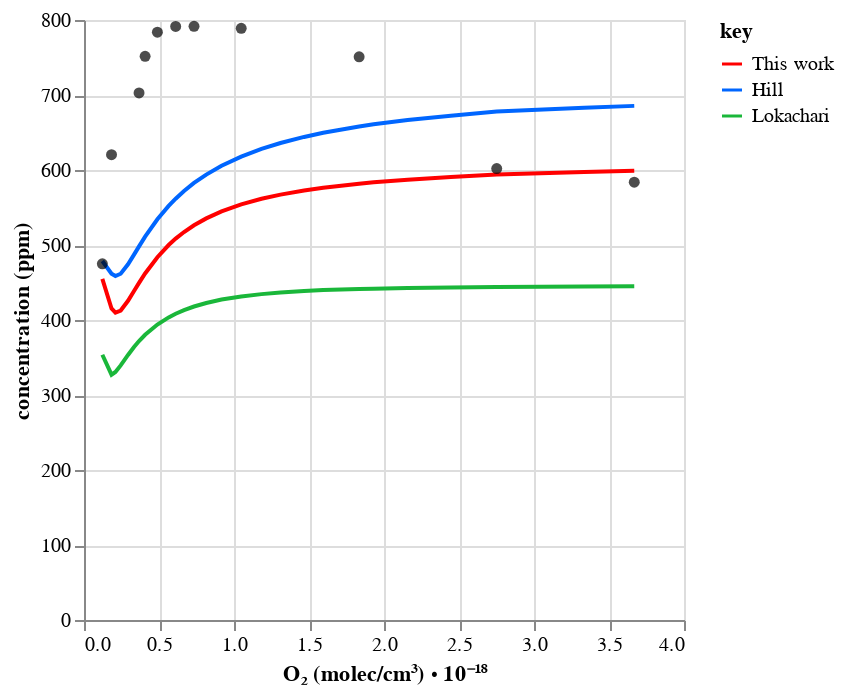
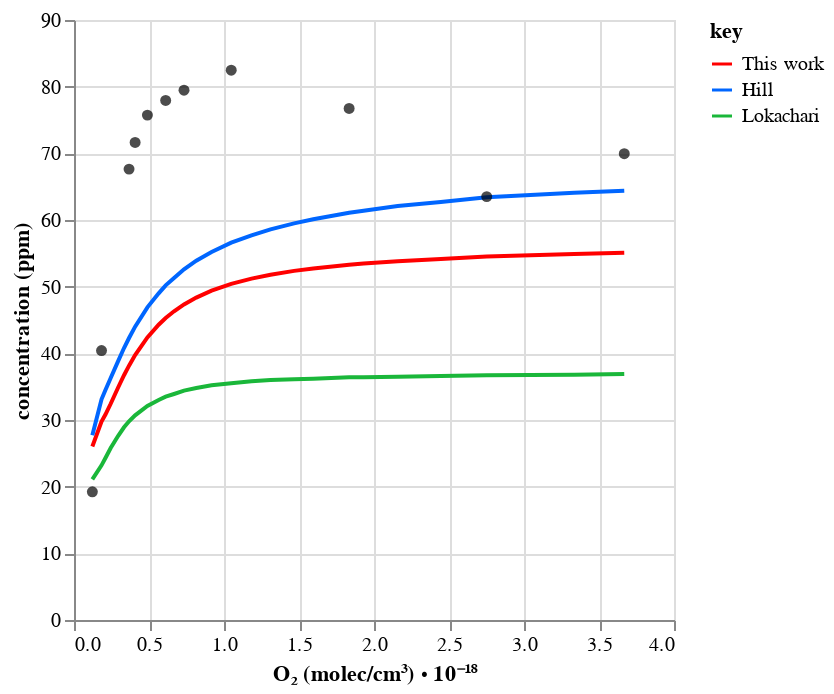
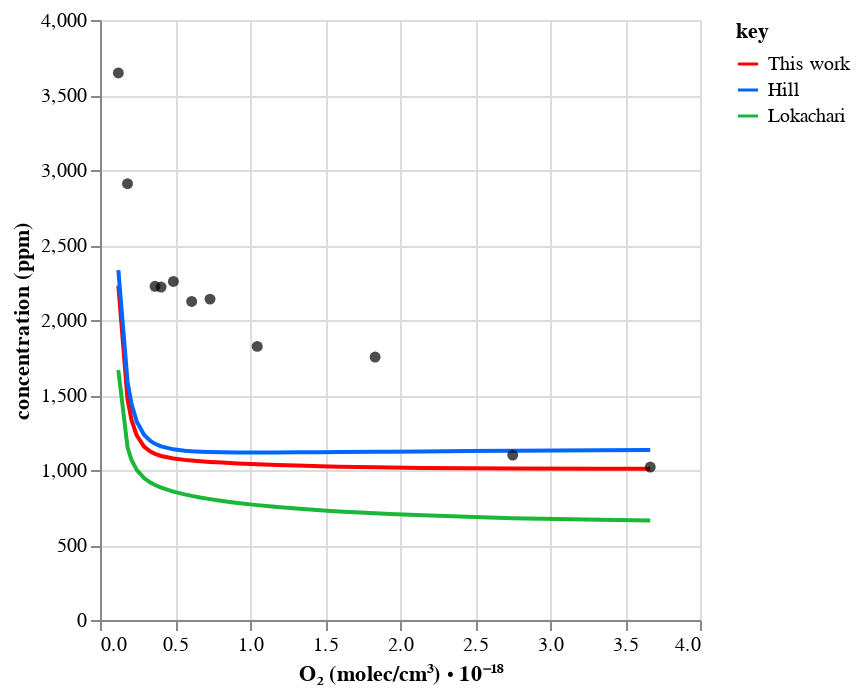
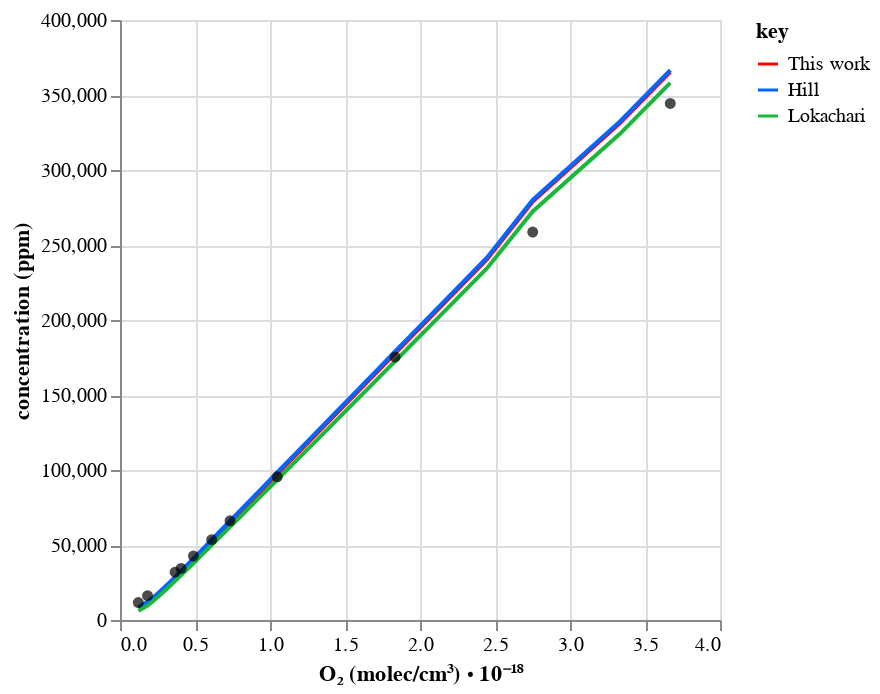

The cell these charts' notebook holds for them, in order:
### Code cell
from util import p_

import automech

# Plot
chart_dct = workflow.plot_simulation(
    tag=tag,
    x_col="O2_molecules",
    root_path=root_path,
    line_source_=["Hill", "Lokachari"],
    point_source="Experiment",
    control=False,
)
mech = automech.io.read(
    p_.full_calculated_mechanism(tag, "json", path=p_.data(root_path))
)
for name, chart in chart_dct.items():
    automech.display_species(mech, [name])
    chart.show()

### Figure 1 — Vega-Lite specification as saved in the notebook (floating-point values rounded to 4 significant figures)
{"config": {"view": {"continuousWidth": 300, "continuousHeight": 300}}, "layer": [{"data": {"name": "data-b62d9b8b2996ed8dc9c2bf15033446f4"}, "mark": {"type": "line"}, "encoding": {"color": {"field": "key", "scale": {"domain": ["This work", "Hill", "Lokachari"], "range": ["#ff0000", "#0066ff", "#1ab73a"]}, "type": "nominal"}, "x": {"field": "O2_molecules", "title": "O₂ (molec/cm³) ⋅ 10⁻¹⁸", "type": "quantitative"}, "y": {"field": "value", "title": "concentration (ppm)", "type": "quantitative"}}, "transform": [{"fold": ["This work", "Hill", "Lokachari"]}]}, {"data": {"name": "data-4b82953d89d4de3f4f86e035719410fe"}, "mark": {"type": "circle"}, "encoding": {"color": {"value": "black"}, "x": {"field": "O2_molecules", "type": "quantitative"}, "y": {"field": "Experiment", "type": "quantitative"}}}], "$schema": "https://vega.github.io/schema/vega-lite/v5.20.1.json", "datasets": {"data-b62d9b8b2996ed8dc9c2bf15033446f4": [{"O2_molecules": 3.668, "This work": 598.9, "Hill": 685.5, "Lokachari": 445.1}, {"O2_molecules": 3.335, "This work": 597.3, "Hill": 683.1, "Lokachari": 444.6}, {"O2_molecules": 2.751, "This work": 594.1, "Hill": 677.9, "Lokachari": 444.0}, {"O2_molecules": 2.446, "This work": 590.6, "Hill": 672.3, "Lokachari": 443.3}, {"O2_molecules": 2.158, "This work": 587.2, "Hill": 666.6, "Lokachari": 442.6}, {"O2_molecules": 1.931, "This work": 583.6, "Hill": 660.9, "Lokachari": 441.8}, {"O2_molecules": 1.834, "This work": 581.8, "Hill": 658.0, "Lokachari": 441.4}, {"O2_molecules": 1.595, "This work": 576.4, "Hill": 649.6, "Lokachari": 439.9}, {"O2_molecules": 1.467, "This work": 572.7, "Hill": 644.1, "Lokachari": 438.7}, {"O2_molecules": 1.31, "This work": 567.2, "Hill": 636.0, "Lokachari": 436.7}, {"O2_molecules": 1.183, "This work": 561.6, "Hill": 628.1, "Lokachari": 434.5}, {"O2_molecules": 1.048, "This work": 554.1, "Hill": 617.9, "Lokachari": 431.3}, {"O2_molecules": 0.9171, "This work": 544.8, "Hill": 605.6, "Lokachari": 427.3}, {"O2_molecules": 0.8152, "This work": 535.5, "Hill": 593.9, "Lokachari": 422.7}, {"O2_molecules": 0.7335, "This work": 526.3, "Hill": 582.7, "Lokachari": 418.0}, {"O2_molecules": 0.667, "This work": 517.3, "Hill": 572.0, "Lokachari": 413.2}, {"O2_molecules": 0.6112, "This work": 508.5, "Hill": 561.8, "Lokachari": 408.3}, {"O2_molecules": 0.5644, "This work": 499.9, "Hill": 552.1, "Lokachari": 403.5}, {"O2_molecules": 0.4893, "This work": 483.7, "Hill": 534.3, "Lokachari": 393.9}, {"O2_molecules": 0.4074, "This work": 462.0, "Hill": 511.1, "Lokachari": 380.3}, {"O2_molecules": 0.367, "This work": 449.5, "Hill": 498.2, "Lokachari": 371.9}, {"O2_molecules": 0.3335, "This work": 438.7, "Hill": 487.2, "Lokachari": 364.0}, {"O2_molecules": 0.2935, "This work": 425.6, "Hill": 474.3, "Lokachari": 353.4}, {"O2_molecules": 0.2446, "This work": 412.7, "Hill": 461.7, "Lokachari": 339.5}, {"O2_molecules": 0.2096, "This work": 409.9, "Hill": 458.6, "Lokachari": 330.7}, {"O2_molecules": 0.1835, "This work": 415.4, "Hill": 461.8, "Lokachari": 327.1}, {"O2_molecules": 0.1223, "This work": 454.8, "Hill": 478.7, "Lokachari": 353.7}], "data-4b82953d89d4de3f4f86e035719410fe": [{"O2_molecules": 0.1223, "Experiment": 475.0}, {"O2_molecules": 0.1835, "Experiment": 620.4}, {"O2_molecules": 0.367, "Experiment": 702.8}, {"O2_molecules": 0.4074, "Experiment": 751.5}, {"O2_molecules": 0.4893, "Experiment": 783.7}, {"O2_molecules": 0.6112, "Experiment": 791.4}, {"O2_molecules": 0.7335, "Experiment": 791.6}, {"O2_molecules": 1.048, "Experiment": 788.9}, {"O2_molecules": 1.834, "Experiment": 751.0}, {"O2_molecules": 2.751, "Experiment": 602.0}, {"O2_molecules": 3.668, "Experiment": 583.8}]}}

### Figure 2 — Vega-Lite specification as saved in the notebook (floating-point values rounded to 4 significant figures)
{"config": {"view": {"continuousWidth": 300, "continuousHeight": 300}}, "layer": [{"data": {"name": "data-ba88c3b6121f73d2e68a62b8c90903c0"}, "mark": {"type": "line"}, "encoding": {"color": {"field": "key", "scale": {"domain": ["This work", "Hill", "Lokachari"], "range": ["#ff0000", "#0066ff", "#1ab73a"]}, "type": "nominal"}, "x": {"field": "O2_molecules", "title": "O₂ (molec/cm³) ⋅ 10⁻¹⁸", "type": "quantitative"}, "y": {"field": "value", "title": "concentration (ppm)", "type": "quantitative"}}, "transform": [{"fold": ["This work", "Hill", "Lokachari"]}]}, {"data": {"name": "data-cf989b38a5c47983aff418ceb98a0330"}, "mark": {"type": "circle"}, "encoding": {"color": {"value": "black"}, "x": {"field": "O2_molecules", "type": "quantitative"}, "y": {"field": "Experiment", "type": "quantitative"}}}], "$schema": "https://vega.github.io/schema/vega-lite/v5.20.1.json", "datasets": {"data-ba88c3b6121f73d2e68a62b8c90903c0": [{"O2_molecules": 3.668, "This work": 55.07, "Hill": 64.4, "Lokachari": 36.9}, {"O2_molecules": 3.335, "This work": 54.88, "Hill": 64.1, "Lokachari": 36.8}, {"O2_molecules": 2.751, "This work": 54.52, "Hill": 63.4, "Lokachari": 36.7}, {"O2_molecules": 2.446, "This work": 54.17, "Hill": 62.7, "Lokachari": 36.6}, {"O2_molecules": 2.158, "This work": 53.82, "Hill": 62.1, "Lokachari": 36.5}, {"O2_molecules": 1.931, "This work": 53.46, "Hill": 61.4, "Lokachari": 36.4}, {"O2_molecules": 1.834, "This work": 53.28, "Hill": 61.1, "Lokachari": 36.4}, {"O2_molecules": 1.595, "This work": 52.74, "Hill": 60.1, "Lokachari": 36.2}, {"O2_molecules": 1.467, "This work": 52.37, "Hill": 59.5, "Lokachari": 36.1}, {"O2_molecules": 1.31, "This work": 51.8, "Hill": 58.6, "Lokachari": 36.0}, {"O2_molecules": 1.183, "This work": 51.21, "Hill": 57.7, "Lokachari": 35.8}, {"O2_molecules": 1.048, "This work": 50.41, "Hill": 56.6, "Lokachari": 35.5}, {"O2_molecules": 0.9171, "This work": 49.4, "Hill": 55.2, "Lokachari": 35.2}, {"O2_molecules": 0.8152, "This work": 48.37, "Hill": 53.9, "Lokachari": 34.8}, {"O2_molecules": 0.7335, "This work": 47.33, "Hill": 52.6, "Lokachari": 34.4}, {"O2_molecules": 0.667, "This work": 46.31, "Hill": 51.3, "Lokachari": 33.9}, {"O2_molecules": 0.6112, "This work": 45.29, "Hill": 50.2, "Lokachari": 33.5}, {"O2_molecules": 0.5644, "This work": 44.3, "Hill": 49.0, "Lokachari": 33.0}, {"O2_molecules": 0.4893, "This work": 42.38, "Hill": 46.9, "Lokachari": 32.1}, {"O2_molecules": 0.4074, "This work": 39.74, "Hill": 44.0, "Lokachari": 30.7}, {"O2_molecules": 0.367, "This work": 38.15, "Hill": 42.3, "Lokachari": 29.8}, {"O2_molecules": 0.3335, "This work": 36.71, "Hill": 40.8, "Lokachari": 28.9}, {"O2_molecules": 0.2935, "This work": 34.84, "Hill": 38.8, "Lokachari": 27.6}, {"O2_molecules": 0.2446, "This work": 32.44, "Hill": 36.3, "Lokachari": 25.8}, {"O2_molecules": 0.2096, "This work": 30.82, "Hill": 34.5, "Lokachari": 24.3}, {"O2_molecules": 0.1835, "This work": 29.75, "Hill": 33.1, "Lokachari": 23.2}, {"O2_molecules": 0.1223, "This work": 26.03, "Hill": 27.7, "Lokachari": 21.1}], "data-cf989b38a5c47983aff418ceb98a0330": [{"O2_molecules": 0.1223, "Experiment": 19.23}, {"O2_molecules": 0.1835, "Experiment": 40.42}, {"O2_molecules": 0.367, "Experiment": 67.63}, {"O2_molecules": 0.4074, "Experiment": 71.63}, {"O2_molecules": 0.4893, "Experiment": 75.73}, {"O2_molecules": 0.6112, "Experiment": 77.94}, {"O2_molecules": 0.7335, "Experiment": 79.47}, {"O2_molecules": 1.048, "Experiment": 82.48}, {"O2_molecules": 1.834, "Experiment": 76.73}, {"O2_molecules": 2.751, "Experiment": 63.51}, {"O2_molecules": 3.668, "Experiment": 69.95}]}}

### Figure 3 — Vega-Lite specification as saved in the notebook (floating-point values rounded to 4 significant figures)
{"config": {"view": {"continuousWidth": 300, "continuousHeight": 300}}, "layer": [{"data": {"name": "data-744d787751f3557f0a8e76b5e3428c6f"}, "mark": {"type": "line"}, "encoding": {"color": {"field": "key", "scale": {"domain": ["This work", "Hill", "Lokachari"], "range": ["#ff0000", "#0066ff", "#1ab73a"]}, "type": "nominal"}, "x": {"field": "O2_molecules", "title": "O₂ (molec/cm³) ⋅ 10⁻¹⁸", "type": "quantitative"}, "y": {"field": "value", "title": "concentration (ppm)", "type": "quantitative"}}, "transform": [{"fold": ["This work", "Hill", "Lokachari"]}]}, {"data": {"name": "data-606825c1a155d8d5877d27170cd1d91f"}, "mark": {"type": "circle"}, "encoding": {"color": {"value": "black"}, "x": {"field": "O2_molecules", "type": "quantitative"}, "y": {"field": "Experiment", "type": "quantitative"}}}], "$schema": "https://vega.github.io/schema/vega-lite/v5.20.1.json", "datasets": {"data-744d787751f3557f0a8e76b5e3428c6f": [{"O2_molecules": 3.668, "This work": 1008.0, "Hill": 1134.0, "Lokachari": 663.2}, {"O2_molecules": 3.335, "This work": 1008.0, "Hill": 1132.0, "Lokachari": 668.1}, {"O2_molecules": 2.751, "This work": 1009.0, "Hill": 1129.0, "Lokachari": 678.2}, {"O2_molecules": 2.446, "This work": 1012.0, "Hill": 1126.0, "Lokachari": 688.1}, {"O2_molecules": 2.158, "This work": 1014.0, "Hill": 1124.0, "Lokachari": 697.7}, {"O2_molecules": 1.931, "This work": 1017.0, "Hill": 1122.0, "Lokachari": 706.9}, {"O2_molecules": 1.834, "This work": 1018.0, "Hill": 1121.0, "Lokachari": 711.3}, {"O2_molecules": 1.595, "This work": 1022.0, "Hill": 1120.0, "Lokachari": 723.9}, {"O2_molecules": 1.467, "This work": 1025.0, "Hill": 1119.0, "Lokachari": 731.8}, {"O2_molecules": 1.31, "This work": 1029.0, "Hill": 1118.0, "Lokachari": 742.8}, {"O2_molecules": 1.183, "This work": 1033.0, "Hill": 1117.0, "Lokachari": 753.1}, {"O2_molecules": 1.048, "This work": 1038.0, "Hill": 1117.0, "Lokachari": 765.8}, {"O2_molecules": 0.9171, "This work": 1044.0, "Hill": 1117.0, "Lokachari": 780.7}, {"O2_molecules": 0.8152, "This work": 1049.0, "Hill": 1118.0, "Lokachari": 793.7}, {"O2_molecules": 0.7335, "This work": 1054.0, "Hill": 1120.0, "Lokachari": 805.7}, {"O2_molecules": 0.667, "This work": 1059.0, "Hill": 1122.0, "Lokachari": 816.9}, {"O2_molecules": 0.6112, "This work": 1063.0, "Hill": 1125.0, "Lokachari": 827.3}, {"O2_molecules": 0.5644, "This work": 1067.0, "Hill": 1129.0, "Lokachari": 837.3}, {"O2_molecules": 0.4893, "This work": 1077.0, "Hill": 1138.0, "Lokachari": 856.0}, {"O2_molecules": 0.4074, "This work": 1093.0, "Hill": 1157.0, "Lokachari": 882.6}, {"O2_molecules": 0.367, "This work": 1107.0, "Hill": 1174.0, "Lokachari": 900.1}, {"O2_molecules": 0.3335, "This work": 1124.0, "Hill": 1195.0, "Lokachari": 918.0}, {"O2_molecules": 0.2935, "This work": 1156.0, "Hill": 1235.0, "Lokachari": 946.5}, {"O2_molecules": 0.2446, "This work": 1230.0, "Hill": 1324.0, "Lokachari": 1001.0}, {"O2_molecules": 0.2096, "This work": 1336.0, "Hill": 1443.0, "Lokachari": 1068.0}, {"O2_molecules": 0.1835, "This work": 1473.0, "Hill": 1590.0, "Lokachari": 1152.0}, {"O2_molecules": 0.1223, "This work": 2230.0, "Hill": 2332.0, "Lokachari": 1666.0}], "data-606825c1a155d8d5877d27170cd1d91f": [{"O2_molecules": 0.1223, "Experiment": 3647.0}, {"O2_molecules": 0.1835, "Experiment": 2909.0}, {"O2_molecules": 0.367, "Experiment": 2224.0}, {"O2_molecules": 0.4074, "Experiment": 2219.0}, {"O2_molecules": 0.4893, "Experiment": 2257.0}, {"O2_molecules": 0.6112, "Experiment": 2124.0}, {"O2_molecules": 0.7335, "Experiment": 2139.0}, {"O2_molecules": 1.048, "Experiment": 1824.0}, {"O2_molecules": 1.834, "Experiment": 1753.0}, {"O2_molecules": 2.751, "Experiment": 1099.0}, {"O2_molecules": 3.668, "Experiment": 1020.0}]}}

### Figure 4 — Vega-Lite specification as saved in the notebook (floating-point values rounded to 4 significant figures)
{"config": {"view": {"continuousWidth": 300, "continuousHeight": 300}}, "layer": [{"data": {"name": "data-c03d5efabc0aece0a09ad4446c60a287"}, "mark": {"type": "line"}, "encoding": {"color": {"field": "key", "scale": {"domain": ["This work", "Hill", "Lokachari"], "range": ["#ff0000", "#0066ff", "#1ab73a"]}, "type": "nominal"}, "x": {"field": "O2_molecules", "title": "O₂ (molec/cm³) ⋅ 10⁻¹⁸", "type": "quantitative"}, "y": {"field": "value", "title": "concentration (ppm)", "type": "quantitative"}}, "transform": [{"fold": ["This work", "Hill", "Lokachari"]}]}, {"data": {"name": "data-4f60414b0447b4760dfa64ac80029129"}, "mark": {"type": "circle"}, "encoding": {"color": {"value": "black"}, "x": {"field": "O2_molecules", "type": "quantitative"}, "y": {"field": "Experiment", "type": "quantitative"}}}], "$schema": "https://vega.github.io/schema/vega-lite/v5.20.1.json", "datasets": {"data-c03d5efabc0aece0a09ad4446c60a287": [{"O2_molecules": 3.668, "This work": 365500.0, "Hill": 366600.0, "Lokachari": 358100.0}, {"O2_molecules": 3.335, "This work": 331400.0, "Hill": 332500.0, "Lokachari": 324300.0}, {"O2_molecules": 2.751, "This work": 278900.0, "Hill": 280100.0, "Lokachari": 272400.0}, {"O2_molecules": 2.446, "This work": 240400.0, "Hill": 241600.0, "Lokachari": 234300.0}, {"O2_molecules": 2.158, "This work": 211000.0, "Hill": 212100.0, "Lokachari": 205300.0}, {"O2_molecules": 1.931, "This work": 187700.0, "Hill": 188900.0, "Lokachari": 182300.0}, {"O2_molecules": 1.834, "This work": 177800.0, "Hill": 179000.0, "Lokachari": 172600.0}, {"O2_molecules": 1.595, "This work": 153300.0, "Hill": 154500.0, "Lokachari": 148500.0}, {"O2_molecules": 1.467, "This work": 140200.0, "Hill": 141400.0, "Lokachari": 135600.0}, {"O2_molecules": 1.31, "This work": 124100.0, "Hill": 125300.0, "Lokachari": 119800.0}, {"O2_molecules": 1.183, "This work": 111100.0, "Hill": 112200.0, "Lokachari": 107100.0}, {"O2_molecules": 1.048, "This work": 97260.0, "Hill": 98340.0, "Lokachari": 93490.0}, {"O2_molecules": 0.9171, "This work": 83830.0, "Hill": 84880.0, "Lokachari": 80370.0}, {"O2_molecules": 0.8152, "This work": 73380.0, "Hill": 74400.0, "Lokachari": 70180.0}, {"O2_molecules": 0.7335, "This work": 65030.0, "Hill": 66020.0, "Lokachari": 62060.0}, {"O2_molecules": 0.667, "This work": 58200.0, "Hill": 59170.0, "Lokachari": 55420.0}, {"O2_molecules": 0.6112, "This work": 52520.0, "Hill": 53460.0, "Lokachari": 49910.0}, {"O2_molecules": 0.5644, "This work": 47720.0, "Hill": 48640.0, "Lokachari": 45260.0}, {"O2_molecules": 0.4893, "This work": 40060.0, "Hill": 40950.0, "Lokachari": 37850.0}, {"O2_molecules": 0.4074, "This work": 31840.0, "Hill": 32680.0, "Lokachari": 29900.0}, {"O2_molecules": 0.367, "This work": 27780.0, "Hill": 28610.0, "Lokachari": 25960.0}, {"O2_molecules": 0.3335, "This work": 24500.0, "Hill": 25330.0, "Lokachari": 22780.0}, {"O2_molecules": 0.2935, "This work": 20660.0, "Hill": 21480.0, "Lokachari": 19020.0}, {"O2_molecules": 0.2446, "This work": 16210.0, "Hill": 17030.0, "Lokachari": 14590.0}, {"O2_molecules": 0.2096, "This work": 13330.0, "Hill": 14120.0, "Lokachari": 11620.0}, {"O2_molecules": 0.1835, "This work": 11430.0, "Hill": 12170.0, "Lokachari": 9588.0}, {"O2_molecules": 0.1223, "This work": 8179.0, "Hill": 8577.0, "Lokachari": 6140.0}], "data-4f60414b0447b4760dfa64ac80029129": [{"O2_molecules": 0.1223, "Experiment": 11610.0}, {"O2_molecules": 0.1835, "Experiment": 16260.0}, {"O2_molecules": 0.367, "Experiment": 31840.0}, {"O2_molecules": 0.4074, "Experiment": 34350.0}, {"O2_molecules": 0.4893, "Experiment": 42620.0}, {"O2_molecules": 0.6112, "Experiment": 53550.0}, {"O2_molecules": 0.7335, "Experiment": 66130.0}, {"O2_molecules": 1.048, "Experiment": 95480.0}, {"O2_molecules": 1.834, "Experiment": 175300.0}, {"O2_molecules": 2.751, "Experiment": 258700.0}, {"O2_molecules": 3.668, "Experiment": 344400.0}]}}
